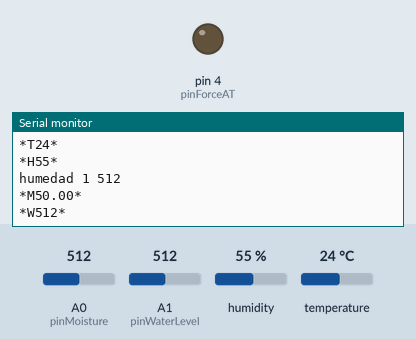
The sketch below on a simulated Arduino Uno, built with avr-gcc and run on an emulated ATmega328P. Parts: output pins drawn as LEDs (lit = HIGH), the last lines printed to the serial monitor. The test bench sets the inputs (shaded band); at power-on: A1 (pinWaterLevel) = 512, A0 (pinMoisture) = 512, humidity 55 %, temperature 24 °C. The local clock reads 2024-03-15 10:24:30 at power-on unless the sketch sets it; pins used as bus, display or sensor lines are not drawn.

Above: at 4.4 s.
4.5 s: A1 (pinWaterLevel) set to 56
At 5.5 s:
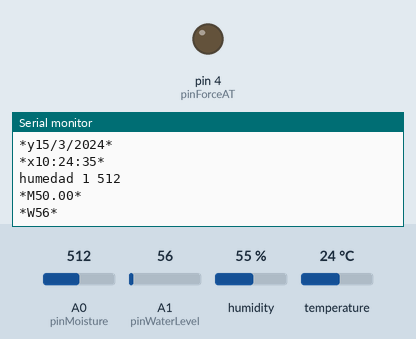
6.0 s: A1 (pinWaterLevel) set to 46
At 6.8 s:
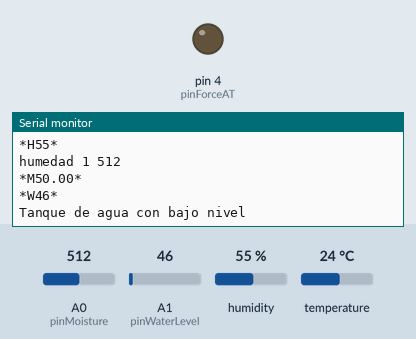
Timing chart, 0 to 9.0 s (numbered marks = the images above; inputs shaded):
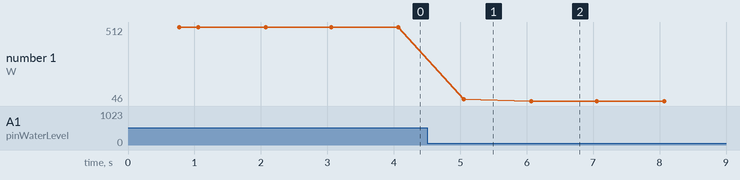

The sketch:

001.ino
```cpp
/*
#########################################################
#    Processor:          Arduino UNO, MEGA ou Teensy++ 2.0
#    Language:           Wiring / C /Processing /Fritzing / Arduino IDE
#    Author:             Andres Felipe Gomez Maya
#    place:              Medellin, Colombia
#########################################################
#  RTC-I2C: DS:SCL->ARD:SCL  DS:SDA->ARD:SDA  DS:VCC->5V  DS:GND->GND
#           **NOTA**: se debe cargar dos veces este programa 1.Con la linea 9= RTC.adjust(DateTime(__DATE__, __TIME__));
#  DTH:     DTH:OUT->ARD:D2
#
*/
#include <SoftwareSerial.h>      // Libreria para comunicacion serial
#include <Wire.h>
#include <TimeLib.h>
#include <DS1307RTC.h>
#include "SimpleDHT.h"           // Libreria para DTH

int pinTX = 6;          // BT1  - PIN 6 como TX
int pinRX = 5;          // BT1  - PIN 5 como RX
int pinForceAT = 4;     // BT1  - P.IN 4 para forzar modo AT de configuración
int pinVCC_BT = 3;      // BT1  - PIN 3 como alimentacion 3.3V para modulo BT
int pinDTH = 2;         // DHT  - PIN 2 para DTH
int pinMoisture = A0;
int pinWaterLevel = A1;

int power_status = 0;   // 0=Auto 1=Manual
int segActual = 0;
int totalLoop = 0;
int totalBackLoop = 0;
String horaActual;
String fechaActual;

String DTH_temperature;
String DTH_humidity;
byte temperature = 0;
byte humidity = 0;
int err = SimpleDHTErrSuccess;
int lastSyncTH = -1;

int WaterLevel;

int valorHumedad;
String FC_humidity;

int minH = 20;
int maxH = 45;

#define pinDTH pinDTH

SimpleDHT22 dht22; // Crear DTH22
SoftwareSerial BT1(pinRX, pinTX);  // Crear BT1 - pin 10 como RX, pin 11 como TX

tmElements_t tm;

void setup () {
  Wire.begin();                       // Se inicial la interfaz I2c
  Serial.begin(9600);                 // comunicacion de monitor serial a 9600 bps
  while (!Serial) ; // wait for serial
  delay(200);
  Serial.println("Iniciando BT1..");
  pinMode(pinForceAT, OUTPUT);        // Al poner/2 en HIGH forzaremos el modo AT
  pinMode(pinVCC_BT, OUTPUT);         // cuando se alimente de aqui
  pinMode(pinForceAT, OUTPUT);        // Al poner/2 en HIGH forzaremos el modo AT
  pinMode(pinVCC_BT, OUTPUT);         // cuando se alimente de aqui
  // digitalWrite(pinForceAT, HIGH);   //  Forzar AT para configuracion BT
  delay(500);                         // Espera antes de encender el modulo
  digitalWrite(pinVCC_BT, HIGH);     // Enciende el modulo BT
  BT1.begin(38400);                  // comunicacion serie entre Arduino y el modulo a 38400 bps

  pinMode(pinMoisture, INPUT);
  pinMode(pinWaterLevel, INPUT);
}

void loop(){
  totalBackLoop = totalLoop;
  BT1.listen();
  if (BT1.available()) { recibeInfo(BT1.readString()); } // si hay informacion disponible desde modulo
  if (Serial.available()) { recibeInfo(Serial.readString()); } // si hay informacion disponible desde el monitor serial
  if (RTC.read(tm)) {
    if(totalLoop >= 0){
      if(segActual == (int(tm.Minute) * 60) + int(tm.Second)){
        totalLoop = totalLoop + 1;
      } else {
        segActual = (int(tm.Minute) * 60) + int(tm.Second);
        totalLoop = 0;
        String Horas = (int(tm.Hour) >= 0 && int(tm.Hour) < 10) ? "0" + String(tm.Hour) : String(tm.Hour);
        String Minutos = (int(tm.Minute) >= 0 && int(tm.Minute) < 10) ? "0" + String(tm.Minute) : String(tm.Minute);
        String Segundos = (int(tm.Second) >= 0 && int(tm.Second) < 10) ? "0" + String(tm.Second) : String(tm.Second);

        // horaActual = Horas + ':' + String(tm.Minute) + ':' + String(tm.Second);
        horaActual = Horas + ':' + Minutos + ':' + Segundos;
        fechaActual = String(tm.Day) + '/' + String(tm.Month) + '/' + String(tmYearToCalendar(tm.Year));

      }
    }
    if (totalLoop == 0){
      mostrarDatos("*y" + fechaActual + "*");
      mostrarDatos("*x" + horaActual + "*");
      if(segActual >= (lastSyncTH + 2)){ checkerTH(); }

      int humedad = analogRead(pinMoisture);
      float H = map(analogRead(pinMoisture), 0, 1023, 100, 0) ;

      Serial.print("humedad 1 ");
      Serial.println(humedad);

      if(humedad > 200){
        if(humedad < 500){
          Serial.println("La humedad del suelo esta por debajo de 500 en nuestra lectura analogica");
        }
        mostrarDatos("*M" + String(H) + "*");
        //delay(1000);
      } else {
        Serial.println("Problemas con el FC.");
      }

      int WaterLevel = analogRead(pinWaterLevel);//read the water sensor value
      mostrarDatos("*W" + String(WaterLevel) + "*");

      if (WaterLevel <= 50) {
        Serial.println("Tanque de agua con bajo nivel");
        delay(200);
      }
    }
  } else {
    Serial.println("Error en DS1307.");
    if (RTC.chipPresent()) {
      Serial.println("El DS1307 se detiene. Por favor ejecute el SetTime-RV1, ");
      Serial.println("ejemplo para inicializar el tiempo y comenzar a correr.");
      Serial.println();
    } else {
      Serial.println();
    }
    delay(300);
  }
}

void checkerTH(){
  if(RTC.read(tm)) {
      if(lastSyncTH == -1){ lastSyncTH = (int(tm.Minute) * 60) + int(tm.Second); }
      lastSyncTH = (int(tm.Minute) * 60) + int(tm.Second); // Volver a actulizar la ultima activadad del DHT
      if ((err = dht22.read(pinDTH, &temperature, &humidity, NULL)) != SimpleDHTErrSuccess) {
        Serial.print("No reading , err=");
        Serial.println(err);
        return;
      } else {
        DTH_temperature = ("*T"+String(temperature)+"*");
        DTH_humidity = ("*H"+String((int)humidity)+"*");
        mostrarDatos(DTH_temperature);

        mostrarDatos(DTH_humidity);
      }
  }
}

void recibeInfo(String infoRecibe){
  if(infoRecibe == "none"){} else {
      mostrarDatos("Comando recibido: " + infoRecibe);
      // delay(500);
      if(infoRecibe.indexOf("dth_basic") >= 0){
        mostrarDatos(DTH_temperature);
        mostrarDatos(DTH_humidity);
      } else if(infoRecibe.indexOf("temperature") >= 0){
        mostrarDatos(DTH_temperature);
      } else if(infoRecibe.indexOf("humidity") >= 0){
        mostrarDatos(DTH_humidity);
      } else if(infoRecibe.indexOf("moisture") >= 0){
        mostrarDatos(FC_humidity);
      }
  }
}

void mostrarDatos(String message){
  //BT1.println(message);
  Serial.println(message);
}
```

Measured:
- the behaviour switches between 51 and 50 on A1 (pinWaterLevel) (found by bisection; images 1 and 2)
- after the input at 4.5 s, the serial monitor: prints a new line after 0.56 s (image 1)
- after the input at 6.0 s, the serial monitor: prints a new line after 0.07 s (image 2)
- plotted number 1: 512 → 56 after the input at 4.5 s
